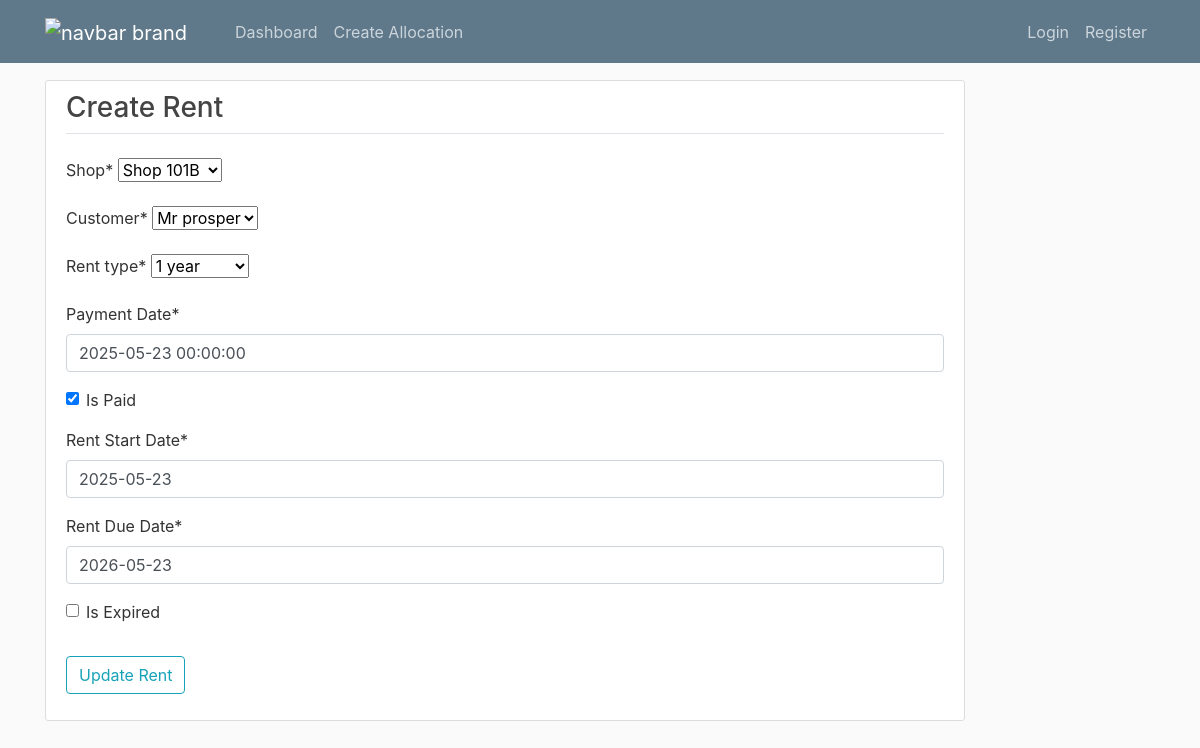
The page /shop/rent/edit/101B/ on the database its author committed.
### shop/models.py (models this page shows, shortened)
class Rent(models.Model):
    shop = models.ForeignKey(Shop, on_delete=models.CASCADE)
    customer = models.ForeignKey(Customer, on_delete=models.CASCADE)
    rent_type = models.CharField(max_length=20, choices=RENT_TYPE)
    amount_paid = models.DecimalField(max_digits=12, decimal_places=2)
    date_paid = models.DateTimeField()
    is_paid = models.BooleanField(default=False)
    is_expired = models.BooleanField(default=False)  # New field
    rent_start = models.DateField(default=timezone.now)
    date_due = models.DateField()
    assigned_by = models.ForeignKey(User, on_delete=models.CASCADE)

### shop/views.py (the view)
# urls.py: path("shop/rent/edit/<str:shop_no>/", views.edit_rents, name="edit-shop-rents"),
def edit_rents(request, shop_no):
    rent = get_object_or_404(Rent, shop__no=shop_no)
    if request.method == "POST":
        form = EditMyRentForm(request.POST, instance=rent)
        if form.is_valid():
            form.save()
            messages.success(request, "Rent details updated successfully")
            return redirect(reverse("list-shop-rents"))
        else:
            messages.error(request, "Something went wrong")
            return redirect(reverse("edit-shop-rent", args=[shop]))
    else:
        form = EditMyRentForm(instance=rent)
    return render(request, "rent/edit_rent_form.html", {"form": form})

### shop/forms.py
class EditMyRentForm(forms.ModelForm):
    class Meta:
        model = Rent
        fields = (
            "shop",
            "customer",
            "rent_type",
            "date_paid",
            "is_paid",
            "rent_start",
            "date_due",
            "is_expired",
        )
        labels = {
            "date_paid": "Payment Date",
            "is_paid": "Is Paid",
            "is_expired": "Is Expired",
            "rent_start": "Rent Start Date",
            "date_due": "Rent Due Date",
        }

### customer/models.py (called while the page is built)
    def __str__(self):
        return f"{self.title} {self.name}"

### shop/models.py (called while the page is built)
    def __str__(self):
        return f"Shop {self.no}"

### templates/rent/edit_rent_form.html (shortened to what this page needs)
{% extends "rent/base.html" %}
{% load crispy_forms_tags %}
{% block content %}
    <div class="content-section">
        <form method="POST">
            <fieldset class="form-group">
                <legend class="border-bottom mb-4"><h3>Create Rent</h3></legend>
                {{ form|crispy }}
            </fieldset>
            <div class="form-group">
                <button class="btn btn-outline-info" type="submit">Update Rent</button>
            </div>
        </form>
    </div>
{% endblock content %}

### static/css/base.css (style rules this page uses)
body { background: #fafafa; color: #333333; margin-top: 5rem; }
h1, h2, h3, h4, h5, h6 { color: #444444; }
.content-section { background: #ffffff; padding: 10px 20px; border: 1px solid #dddddd; border-radius: 3px; margin-bottom: 20px; }

### rows shown on the page
Rent: shop "Shop 101B", customer "Mr prosper", rent_type "1 year", date_paid "2025-05-23 00:00:00", is_paid "☑", rent_start "2025-05-23", date_due "2026-05-23"
